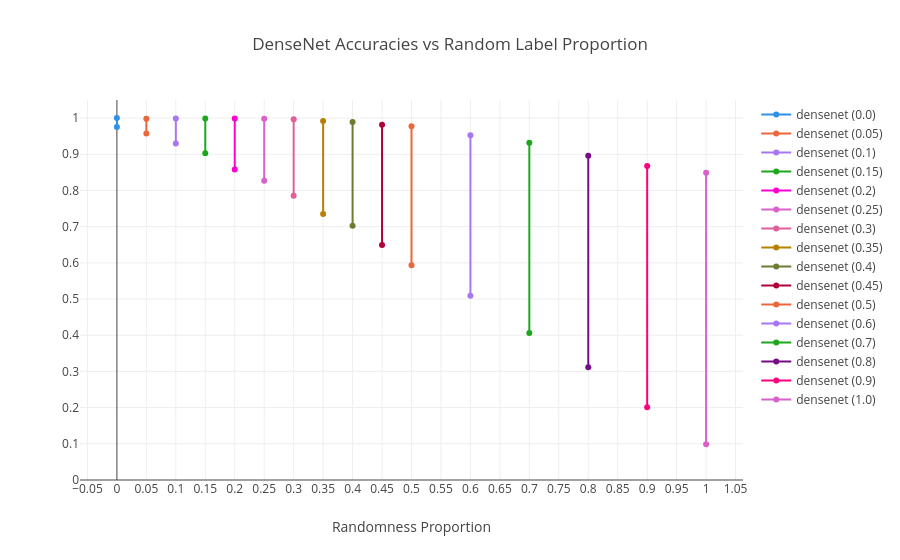

Notebook code cell kept with this figure:
### Code cell
densenet = full_data[(full_data["model"].str.contains("densenet")) & (full_data["split"] == "train")].copy()

densenet["layer_idx"] = densenet["layer"].apply(lambda x: layer_order['densenet'].index(x))
densenet.sort_values("layer_idx", inplace=True)

densenet_accs = densenet[(densenet["layer"] == "a1") & (densenet["dataset"].str.contains("-r"))][["dataset", "model", "train_acc", "val_acc"]]
densenet_accs["random_prop"] = densenet_accs["dataset"].apply(lambda x: float(x.split("-r")[1]))
densenet_accs.sort_values("random_prop", inplace=True)

fig = make_subplots()
for i, row in densenet_accs.iterrows():
    color = color_seq[i % len(color_seq)]
    fig.add_trace(go.Scatter(x=[row["random_prop"], row["random_prop"]], y=[row["train_acc"], row["val_acc"]], mode="lines+markers", line = dict(color=color), name=f"{row['model']} ({row['random_prop']})"))
    
fig.update_layout(title="DenseNet Accuracies vs Random Label Proportion")
fig.update_xaxes(title_text="Randomness Proportion", nticks=23)
fig.update_yaxes(range=[0.0, 1.05], nticks=20)

### Figure 1 — Plotly figure (JSON) as saved in the notebook; plotly's stock layout.template omitted (floating-point values rounded to 4 significant figures)
{"data": [{"line": {"color": "#2E91E5"}, "mode": "lines+markers", "name": "densenet (0.0)", "type": "scatter", "x": [0, 0], "y": [1.0, 0.9754]}, {"line": {"color": "#EB663B"}, "mode": "lines+markers", "name": "densenet (0.05)", "type": "scatter", "x": [0.05, 0.05], "y": [0.9984, 0.9571]}, {"line": {"color": "#A777F1"}, "mode": "lines+markers", "name": "densenet (0.1)", "type": "scatter", "x": [0.1, 0.1], "y": [0.9991, 0.9301]}, {"line": {"color": "#1CA71C"}, "mode": "lines+markers", "name": "densenet (0.15)", "type": "scatter", "x": [0.15, 0.15], "y": [0.9992, 0.9029]}, {"line": {"color": "#FB00D1"}, "mode": "lines+markers", "name": "densenet (0.2)", "type": "scatter", "x": [0.2, 0.2], "y": [0.9991, 0.8578]}, {"line": {"color": "#DA60CA"}, "mode": "lines+markers", "name": "densenet (0.25)", "type": "scatter", "x": [0.25, 0.25], "y": [0.9981, 0.8267]}, {"line": {"color": "#E15F99"}, "mode": "lines+markers", "name": "densenet (0.3)", "type": "scatter", "x": [0.3, 0.3], "y": [0.9965, 0.7857]}, {"line": {"color": "#B68100"}, "mode": "lines+markers", "name": "densenet (0.35)", "type": "scatter", "x": [0.35, 0.35], "y": [0.9923, 0.735]}, {"line": {"color": "#6C7C32"}, "mode": "lines+markers", "name": "densenet (0.4)", "type": "scatter", "x": [0.4, 0.4], "y": [0.989, 0.7028]}, {"line": {"color": "#AF0038"}, "mode": "lines+markers", "name": "densenet (0.45)", "type": "scatter", "x": [0.45, 0.45], "y": [0.9817, 0.6491]}, {"line": {"color": "#EB663B"}, "mode": "lines+markers", "name": "densenet (0.5)", "type": "scatter", "x": [0.5, 0.5], "y": [0.9771, 0.5933]}, {"line": {"color": "#A777F1"}, "mode": "lines+markers", "name": "densenet (0.6)", "type": "scatter", "x": [0.6, 0.6], "y": [0.9523, 0.5088]}, {"line": {"color": "#1CA71C"}, "mode": "lines+markers", "name": "densenet (0.7)", "type": "scatter", "x": [0.7, 0.7], "y": [0.9322, 0.4065]}, {"line": {"color": "#750D86"}, "mode": "lines+markers", "name": "densenet (0.8)", "type": "scatter", "x": [0.8, 0.8], "y": [0.8958, 0.3115]}, {"line": {"color": "#FC0080"}, "mode": "lines+markers", "name": "densenet (0.9)", "type": "scatter", "x": [0.9, 0.9], "y": [0.8674, 0.2009]}, {"line": {"color": "#DA60CA"}, "mode": "lines+markers", "name": "densenet (1.0)", "type": "scatter", "x": [1, 1], "y": [0.8493, 0.0991]}], "layout": {"title": {"text": "DenseNet Accuracies vs Random Label Proportion"}, "xaxis": {"anchor": "y", "domain": [0, 1], "nticks": 23, "title": {"text": "Randomness Proportion"}}, "yaxis": {"anchor": "x", "domain": [0, 1], "nticks": 20, "range": [0, 1.05]}}}
